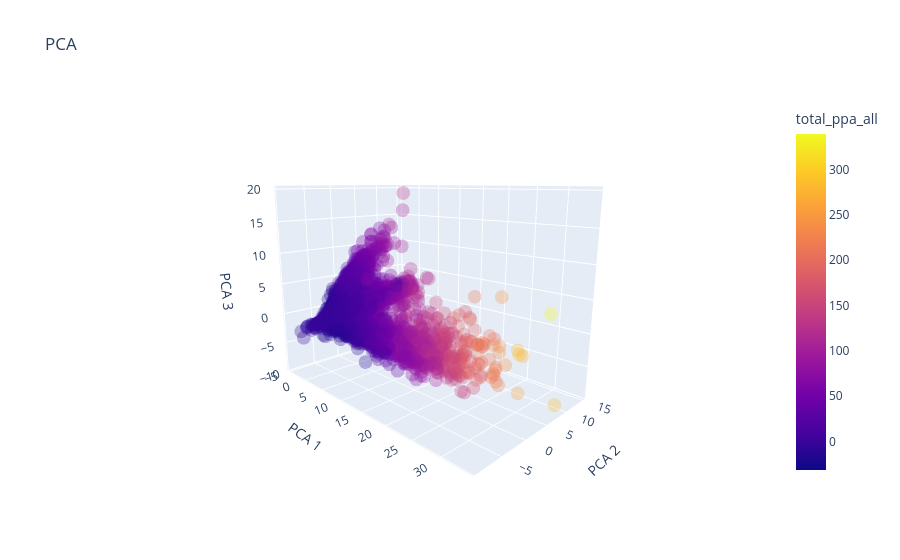

The cell this chart's notebook holds for it:
### Code cell
df_umap = pd.DataFrame({
    "PCA 1": X_pca[:, 0],
    "PCA 2": X_pca[:, 1],
    "PCA 3": X_pca[:, 2]
})

# df_umap['log_w_av'] = np.log(df['w_av']).fillna(0)

df_umap['total_ppa_all'] = numeric_df.total_ppa_all


fig = px.scatter_3d(
    df_umap,
    x="PCA 1",
    y="PCA 2",
    z="PCA 3",
    opacity=0.3,
    title="PCA",
    color="total_ppa_all"
)

fig.update_layout(
    scene=dict(
        xaxis_title="PCA 1",
        yaxis_title="PCA 2",
        zaxis_title="PCA 3",
        camera=dict(
            eye=dict(x=1.5, y=-1.5, z=0.5)  # roughly similar to elev=10, azim=-45
        )
    )
)

fig.show()

### Figure 1 — Plotly figure (JSON) as saved in the notebook; plotly's stock layout.template omitted (floating-point values rounded to 4 significant figures; data arrays with more than 128 entries replaced by an {"elided": "..."} marker saying what was removed)
{"data": [{"hovertemplate": "PCA 1=%{x}<br>PCA 2=%{y}<br>PCA 3=%{z}<br>total_ppa_all=%{marker.color}<extra></extra>", "legendgroup": "", "marker": {"color": {"elided": "12408 float values"}, "coloraxis": "coloraxis", "opacity": 0.3, "symbol": "circle"}, "mode": "markers", "name": "", "scene": "scene", "showlegend": false, "type": "scatter3d", "x": {"elided": "12408 float values"}, "y": {"elided": "12408 float values"}, "z": {"elided": "12408 float values"}}], "layout": {"coloraxis": {"colorbar": {"title": {"text": "total_ppa_all"}}, "colorscale": [[0, "#0d0887"], [0.1111, "#46039f"], [0.2222, "#7201a8"], [0.3333, "#9c179e"], [0.4444, "#bd3786"], [0.5556, "#d8576b"], [0.6667, "#ed7953"], [0.7778, "#fb9f3a"], [0.8889, "#fdca26"], [1, "#f0f921"]]}, "legend": {"tracegroupgap": 0}, "scene": {"camera": {"eye": {"x": 1.5, "y": -1.5, "z": 0.5}}, "domain": {"x": [0, 1], "y": [0, 1]}, "xaxis": {"title": {"text": "PCA 1"}}, "yaxis": {"title": {"text": "PCA 2"}}, "zaxis": {"title": {"text": "PCA 3"}}}, "title": {"text": "PCA"}}}
